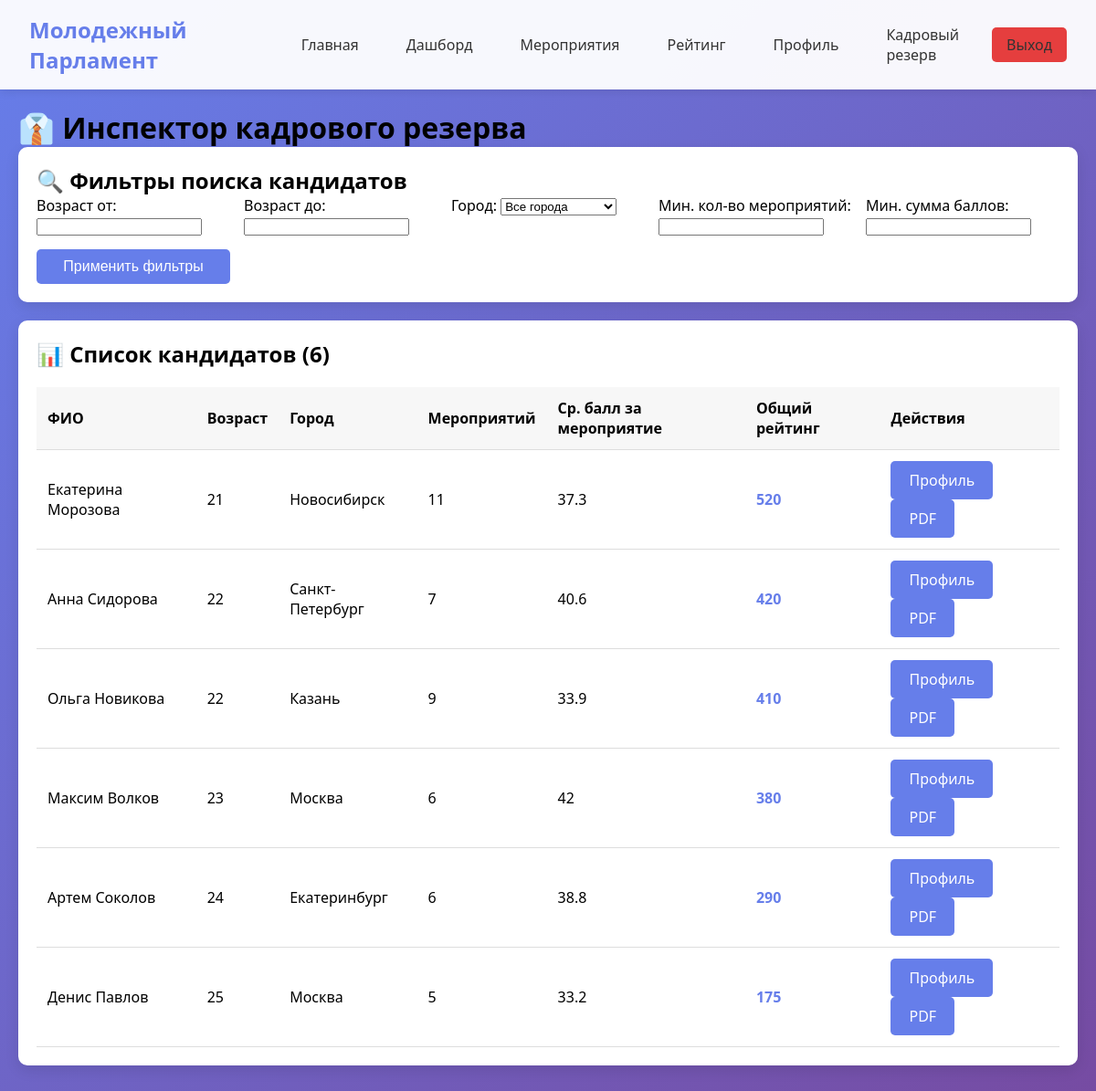
The app's page /hr_panel.php (signed in) with its own data.
### tables this page shows
CREATE TABLE `users` (
  `id` int NOT NULL,
  `username` varchar(50) NOT NULL,
  `email` varchar(100) NOT NULL,
  `password` varchar(255) NOT NULL,
  `full_name` varchar(100) NOT NULL,
  `role` enum('participant','organizer','admin','hr') DEFAULT 'participant',
  `city` varchar(100) DEFAULT NULL,
  `age` int DEFAULT NULL,
  `education_org` varchar(200) DEFAULT NULL,
  `team_name` varchar(100) DEFAULT NULL,
  `total_points` int DEFAULT '0',
  `trust_rating` decimal(3,2) DEFAULT '5.00',
  `created_at` timestamp NULL DEFAULT CURRENT_TIMESTAMP,
  `is_active` tinyint(1) DEFAULT '1'
);

### hr_panel.php (the view, shortened to what this page needs)
<?php
$pdo = getDB();
$age_from = $_GET['age_from'] ?? '';
$age_to = $_GET['age_to'] ?? '';
$min_events = $_GET['min_events'] ?? '';
$min_points = $_GET['min_points'] ?? '';
$query = "
    SELECT u.*,
           COUNT(DISTINCT ep.id) as events_count,
           AVG(ep.points_earned) as avg_points_per_event
    FROM users u
    LEFT JOIN event_participants ep ON u.id = ep.user_id AND ep.status = 'confirmed'
    WHERE u.role = 'participant'
";
$params = [];
$query .= " GROUP BY u.id ORDER BY u.total_points DESC";
$stmt = $pdo->prepare($query);
$stmt->execute($params);
$candidates = $stmt->fetchAll();
?>
<!DOCTYPE html>
<html lang="ru">
<head>
    <link rel="stylesheet" href="style.css">
</head>
<body>
    <nav class="navbar">
        <div class="nav-container">
            <a href="index.php" class="logo">Молодежный Парламент</a>
            <div class="nav-links">
                <a href="index.php">Главная</a>
                <a href="dashboard.php">Дашборд</a>
                <a href="events.php">Мероприятия</a>
                <a href="leaderboard.php">Рейтинг</a>
                <a href="profile.php">Профиль</a>
                <a href="hr_panel.php">Кадровый резерв</a>
                <a href="logout.php" class="btn btn-danger">Выход</a>
            </div>
        </div>
    </nav>
    <div class="container">
        <h1>👔 Инспектор кадрового резерва</h1>
        <div class="card">
            <h2>🔍 Фильтры поиска кандидатов</h2>
            <form method="GET" style="display: grid; grid-template-columns: repeat(auto-fit, minmax(200px, 1fr)); gap: 15px;">
                <div>
                    <label>Возраст от:</label>
                    <input type="number" name="age_from" value="<?= htmlspecialchars($age_from) ?>">
                </div>
                <div>
                    <label>Возраст до:</label>
                    <input type="number" name="age_to" value="<?= htmlspecialchars($age_to) ?>">
                </div>
                <div>
                    <label>Город:</label>
                    <select name="city">
                        <option value="">Все города</option>
                    </select>
                </div>
                <div>
                    <label>Мин. кол-во мероприятий:</label>
                    <input type="number" name="min_events" value="<?= htmlspecialchars($min_events) ?>">
                </div>
                <div>
                    <label>Мин. сумма баллов:</label>
                    <input type="number" name="min_points" value="<?= htmlspecialchars($min_points) ?>">
                </div>
                <div style="display: flex; align-items: end;">
                    <button type="submit" class="btn" style="width: 100%;">Применить фильтры</button>
                </div>
            </form>
        </div>
        <div class="card">
            <h2>📊 Список кандидатов (<?= count($candidates) ?>)</h2>
            <table class="table">
                <thead>
                    <tr>
                        <th>ФИО</th>
                        <th>Возраст</th>
                        <th>Город</th>
                        <th>Мероприятий</th>
                        <th>Ср. балл за мероприятие</th>
                        <th>Общий рейтинг</th>
                        <th>Действия</th>
                    </tr>
                </thead>
                <tbody>
                    <?php foreach($candidates as $candidate): ?>
                        <tr>
                            <td><?= htmlspecialchars($candidate['full_name']) ?></td>
                            <td><?= $candidate['age'] ?? '-' ?></td>
                            <td><?= htmlspecialchars($candidate['city'] ?? '-') ?></td>
                            <td><?= $candidate['events_count'] ?></td>
                            <td><?= round($candidate['avg_points_per_event'], 1) ?></td>
                            <td><strong style="color: #667eea;"><?= $candidate['total_points'] ?></strong></td>
                            <td>
                                <a href="profile.php?id=<?= $candidate['id'] ?>" class="btn">Профиль</a>
                                <a href="?export_pdf=1&user_id=<?= $candidate['id'] ?>" class="btn">PDF</a>
                            </td>
                        </tr>
                    <?php endforeach; ?>
                </tbody>
            </table>
        </div>
    </div>
</body>
</html>

### style.css (style rules this page uses)
* { margin: 0; padding: 0; box-sizing: border-box; }
body { font-family: 'Segoe UI', Tahoma, Geneva, Verdana, sans-serif; background: linear-gradient(135deg, #667eea 0%, #764ba2 100%); min-height: 100vh; }
.container { max-width: 1200px; margin: 0 auto; padding: 20px; }
.navbar { background: rgba(255, 255, 255, 0.95); box-shadow: 0 2px 10px rgba(0,0,0,0.1); position: sticky; top: 0; z-index: 1000; }
.nav-container { max-width: 1200px; margin: 0 auto; padding: 1rem 2rem; display: flex; justify-content: space-between; align-items: center; }
.logo { font-size: 1.5rem; font-weight: bold; color: #667eea; text-decoration: none; }
.nav-links { display: flex; gap: 20px; align-items: center; }
.nav-links a { text-decoration: none; color: #333; padding: 8px 16px; border-radius: 5px; transition: all 0.3s; }
.card { background: white; border-radius: 10px; box-shadow: 0 5px 15px rgba(0,0,0,0.1); padding: 20px; margin-bottom: 20px; transition: transform 0.3s; }
.btn { display: inline-block; padding: 10px 20px; background: #667eea; color: white; border: none; border-radius: 5px; cursor: pointer; font-size: 16px; transition: background 0.3s; text-decoration: none; }
.btn-danger { background: #e53e3e; }
.table { width: 100%; border-collapse: collapse; margin-top: 20px; }
.table th, .table td { padding: 12px; text-align: left; border-bottom: 1px solid #ddd; }
.table th { background: #f7f7f7; font-weight: 600; }

### records on screen
users: full_name "Екатерина Морозова", age "21", city "Новосибирск", events_count "11", avg_points_per_event "37.3", total_points "520"
users: full_name "Анна Сидорова", age "22", city "Санкт-Петербург", events_count "7", avg_points_per_event "40.6", total_points "420"
users: full_name "Ольга Новикова", age "22", city "Казань", events_count "9", avg_points_per_event "33.9", total_points "410"
users: full_name "Максим Волков", age "23", city "Москва", events_count "6", avg_points_per_event "42", total_points "380"
users: full_name "Артем Соколов", age "24", city "Екатеринбург", events_count "6", avg_points_per_event "38.8", total_points "290"
users: full_name "Денис Павлов", age "25", city "Москва", events_count "5", avg_points_per_event "33.2", total_points "175"

### other values on screen
count($candidates) "6"
